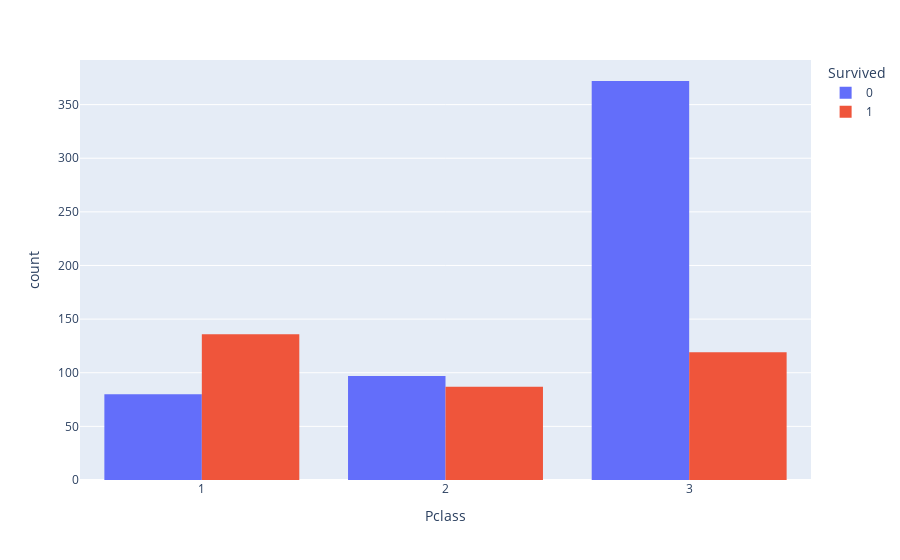

The notebook cell this image was saved under:
### Markdown cell above
#### Coluna 'Pclass'

### Code cell
fig = px.histogram(train, x='Pclass', color='Survived', barmode='group')
fig.show()

### Figure 1 — Plotly figure (JSON) as saved in the notebook; plotly's stock layout.template omitted (floating-point values rounded to 4 significant figures; data arrays with more than 128 entries replaced by an {"elided": "..."} marker saying what was removed)
{"data": [{"alignmentgroup": "True", "bingroup": "x", "hovertemplate": "Survived=0<br>Pclass=%{x}<br>count=%{y}<extra></extra>", "legendgroup": "0", "marker": {"color": "#636efa", "pattern": {"shape": ""}}, "name": "0", "offsetgroup": "0", "orientation": "v", "showlegend": true, "type": "histogram", "x": {"elided": "549 int values"}, "xaxis": "x", "yaxis": "y"}, {"alignmentgroup": "True", "bingroup": "x", "hovertemplate": "Survived=1<br>Pclass=%{x}<br>count=%{y}<extra></extra>", "legendgroup": "1", "marker": {"color": "#EF553B", "pattern": {"shape": ""}}, "name": "1", "offsetgroup": "1", "orientation": "v", "showlegend": true, "type": "histogram", "x": {"elided": "342 int values"}, "xaxis": "x", "yaxis": "y"}], "layout": {"barmode": "group", "legend": {"title": {"text": "Survived"}, "tracegroupgap": 0}, "margin": {"t": 60}, "xaxis": {"anchor": "y", "domain": [0, 1], "title": {"text": "Pclass"}}, "yaxis": {"anchor": "x", "domain": [0, 1], "title": {"text": "count"}}}}
